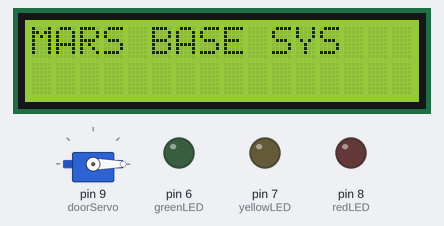
A sketch run on a simulated Arduino Uno, built with avr-gcc and run on an emulated ATmega328P. Shown: servo, 16×2 character LCD, output pins drawn as LEDs (lit = HIGH).

Above: at 0.1 s.
At 2.2 s:
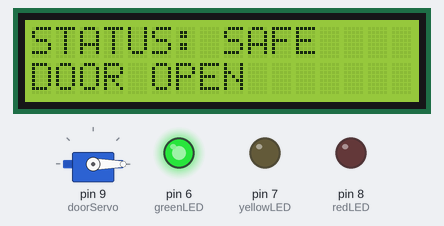
At 10.16 s:
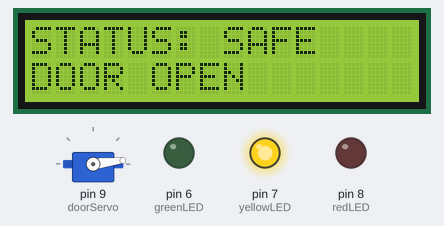
At 11.11 s:
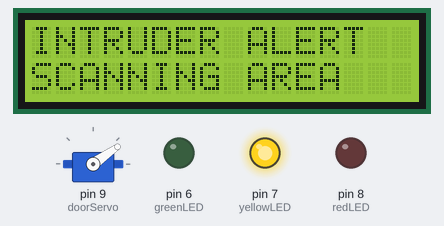
At 15.54 s:
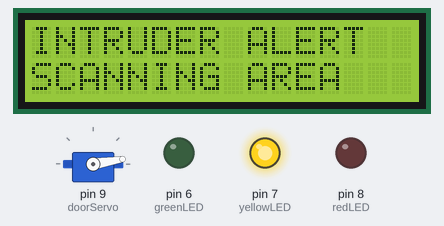
At 20.1 s:
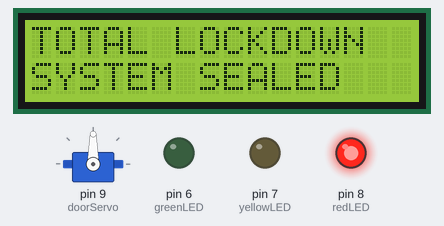
Timing chart, 0 to 31.6 s (numbered marks = the images above):
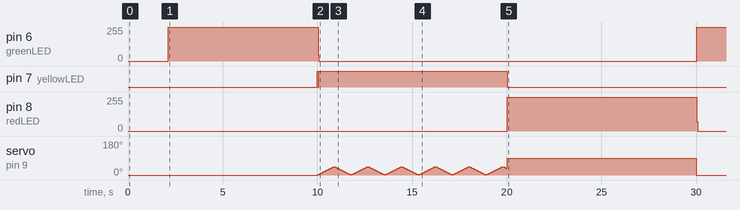

The sketch:

marsairlocksystem.ino
```cpp
#include <LiquidCrystal.h>
#include <Servo.h>

LiquidCrystal lcd(12, 11, 5, 4, 3, 2);
Servo doorServo;

const int greenLED = 6;
const int yellowLED = 7;
const int redLED = 8;

int mode = 0;
unsigned long lastSwitch = 0;

int servoPos = 0;
int direction = 1;

void setup() {

  pinMode(greenLED, OUTPUT);
  pinMode(yellowLED, OUTPUT);
  pinMode(redLED, OUTPUT);

  doorServo.attach(9);
  doorServo.write(0);

  lcd.begin(16, 2);

  lcd.print("MARS BASE SYS");
  delay(2000);
  lcd.clear();
}

void loop() {

  switchMode();
  runSystem();
  display();
}

// ---------------- MODE SWITCH ----------------
void switchMode() {

  if (millis() - lastSwitch > 10000) {
    lastSwitch = millis();

    mode++;
    if (mode > 2) mode = 0;

    servoPos = 0;
    direction = 1;
  }
}

// ---------------- SYSTEM LOGIC ----------------
void runSystem() {

  // reset LEDs first
  digitalWrite(greenLED, LOW);
  digitalWrite(yellowLED, LOW);
  digitalWrite(redLED, LOW);

  if (mode == 0) {
    // SAFE
    digitalWrite(greenLED, HIGH);
    doorServo.write(0);
  }

  else if (mode == 1) {
    // INVASION ALERT
    digitalWrite(yellowLED, HIGH);

    servoPos += direction;

    if (servoPos >= 45 || servoPos <= 0) {
      direction *= -1;
    }

    doorServo.write(servoPos);
    delay(15); // smooth movement
  }

  else if (mode == 2) {
    // LOCKDOWN
    digitalWrite(redLED, HIGH);
    doorServo.write(90);
  }
}

// ---------------- DISPLAY ----------------
void display() {

  lcd.setCursor(0, 0);

  if (mode == 0) lcd.print("STATUS: SAFE     ");
  if (mode == 1) lcd.print("INTRUDER ALERT   ");
  if (mode == 2) lcd.print("TOTAL LOCKDOWN   ");

  lcd.setCursor(0, 1);

  if (mode == 0) lcd.print("DOOR OPEN        ");
  if (mode == 1) lcd.print("SCANNING AREA    ");
  if (mode == 2) lcd.print("SYSTEM SEALED    ");
}
```

Measured:
- by itself, pin 6 (greenLED): 0/255 → 254/255 at 2.1 s, → 0/255 7.9 s later, → 254/255 20.0 s later
- by itself, pin 7 (yellowLED): LOW → HIGH at 10.0 s, → LOW 0.04 s later, → HIGH 0.03 s later, → LOW 10.0 s later
- by itself, pin 8 (redLED): 0/255 → 255/255 at 20.0 s, → 0/255 10.0 s later
